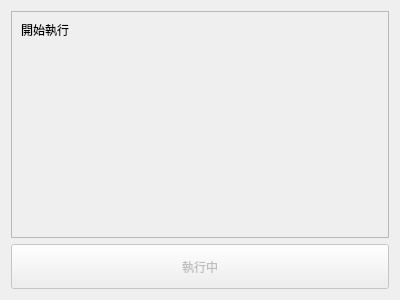
<?xml version="1.0" encoding="UTF-8"?>
<ui version="4.0">
 <class>Command</class>
 <widget class="QDialog" name="Command">
  <property name="geometry">
   <rect>
    <x>0</x>
    <y>0</y>
    <width>400</width>
    <height>300</height>
   </rect>
  </property>
  <property name="windowTitle">
   <string>任務視窗</string>
  </property>
  <property name="accessibleName">
   <string/>
  </property>
  <layout class="QVBoxLayout" name="verticalLayout_2" stretch="5,1">
   <item>
    <widget class="QScrollArea" name="scrollArea">
     <property name="widgetResizable">
      <bool>true</bool>
     </property>
     <widget class="QWidget" name="scrollAreaWidgetContents">
      <property name="geometry">
       <rect>
        <x>0</x>
        <y>0</y>
        <width>380</width>
        <height>228</height>
       </rect>
      </property>
      <layout class="QVBoxLayout" name="verticalLayout">
       <item>
        <widget class="QLabel" name="label">
         <property name="text">
          <string>開始執行</string>
         </property>
         <property name="alignment">
          <set>Qt::AlignLeading|Qt::AlignLeft|Qt::AlignTop</set>
         </property>
        </widget>
       </item>
      </layout>
     </widget>
    </widget>
   </item>
   <item>
    <widget class="QPushButton" name="pushButton">
     <property name="enabled">
      <bool>false</bool>
     </property>
     <property name="sizePolicy">
      <sizepolicy hsizetype="Expanding" vsizetype="Expanding">
       <horstretch>0</horstretch>
       <verstretch>0</verstretch>
      </sizepolicy>
     </property>
     <property name="minimumSize">
      <size>
       <width>0</width>
       <height>0</height>
      </size>
     </property>
     <property name="text">
      <string>執行中</string>
     </property>
    </widget>
   </item>
  </layout>
 </widget>
 <resources/>
 <connections/>
</ui>
